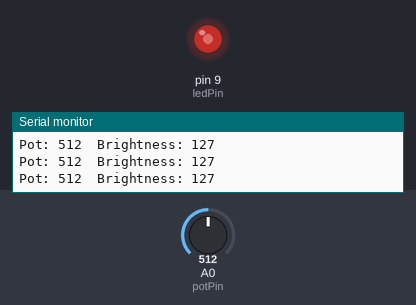
Bench run of a sketch on a simulated Arduino Uno, built with avr-gcc and run on an emulated ATmega328P. On the bench: output pins drawn as LEDs (lit = HIGH), the last lines printed to the serial monitor. Inputs (shaded band) come from the test bench; at power-on: A0 (potPin) = 512.

Above: at 1.2 s.
1.3 s: A0 (potPin) set to 44
At 1.9 s:
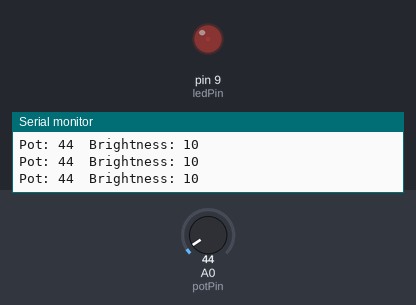
2.8 s: A0 (potPin) set to 37
At 3.7 s:
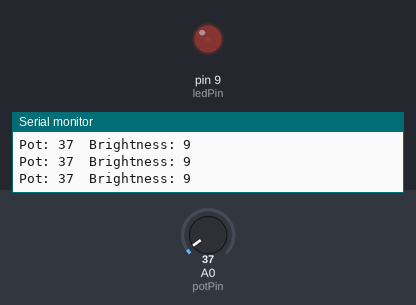
4.3 s: A0 (potPin) set to 716
At 5.4 s:
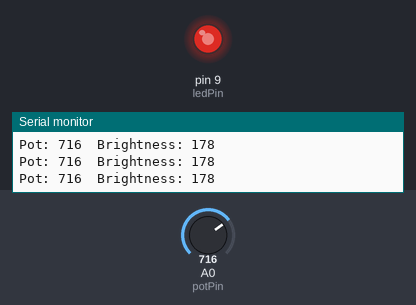
5.8 s: A0 (potPin) set to 0
At 6.6 s:
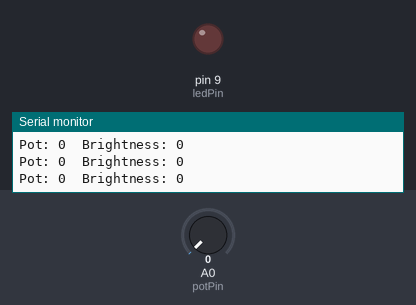
7.3 s: A0 (potPin) set to 900
At 8.2 s:
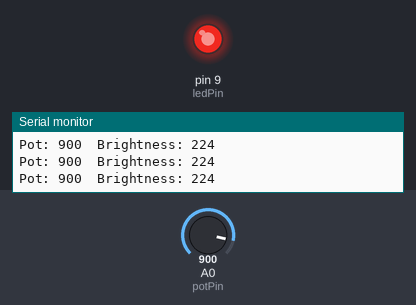
8.8 s: A0 (potPin) set to 511
At 9.4 s:
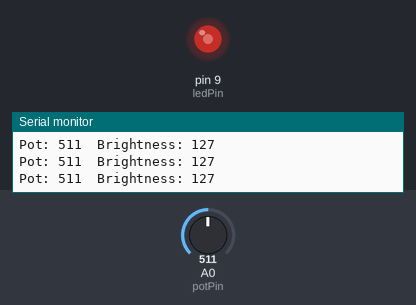
Timing chart, 0 to 11.8 s (numbered marks = the images above; inputs shaded):
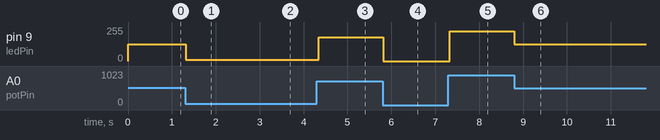

Measured:
- after the input at 1.3 s, pin 9 (ledPin): 127/255 → 10/255 at once
- after the input at 2.8 s, pin 9 (ledPin): 10/255 → 9/255 at once
- after the input at 4.3 s, pin 9 (ledPin): 9/255 → 178/255 after 0.05 s
- after the input at 5.8 s, pin 9 (ledPin): 178/255 → 0/255 at once
- after the input at 7.3 s, pin 9 (ledPin): 0/255 → 224/255 at once
- after the input at 8.8 s, pin 9 (ledPin): 224/255 → 127/255 at once

The sketch:

sketch.ino
```cpp
const int potPin = A0;
const int ledPin = 9;  // must be a PWM (~) pin

void setup() {
  pinMode(ledPin, OUTPUT);
  Serial.begin(9600);
  // potPin doesn't need pinMode() for analogRead — it's automatic
}

void loop() {
  int potValue = analogRead(potPin);           // 0 to 1023
  int brightness = map(potValue, 0, 1023, 0, 255); // convert to 0-255

  analogWrite(ledPin, brightness);

  Serial.print("Pot: ");
  Serial.print(potValue);
  Serial.print("  Brightness: ");
  Serial.println(brightness);

  delay(50); // small delay just to keep Serial output readable
}
```
